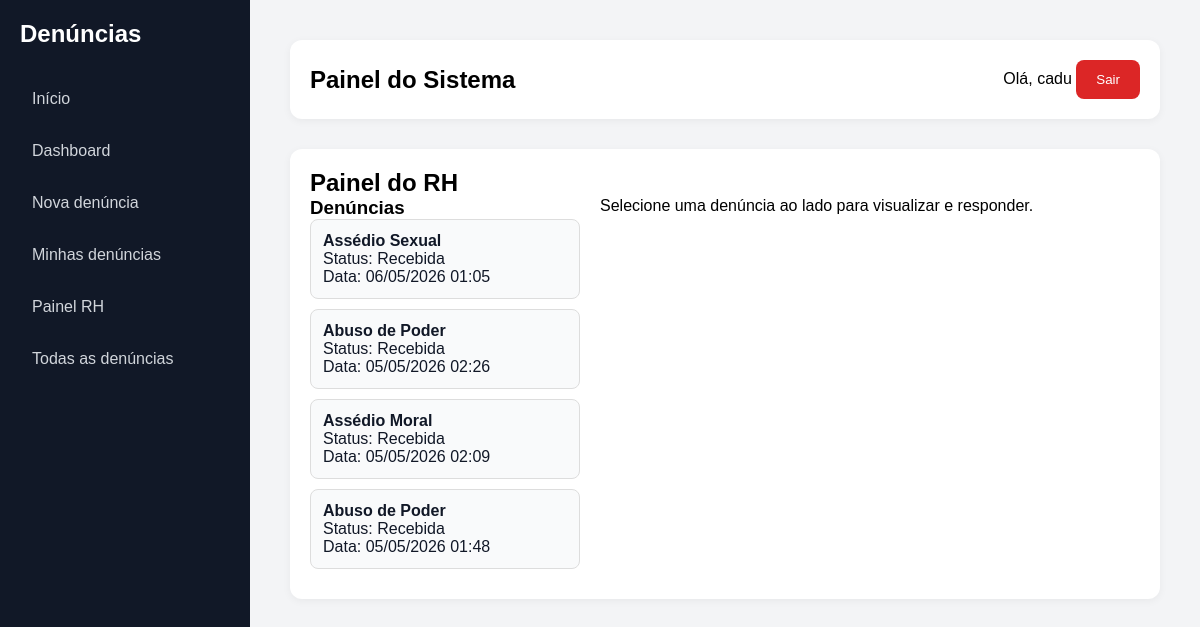
The app's page /painel-rh/ (signed in), older data.
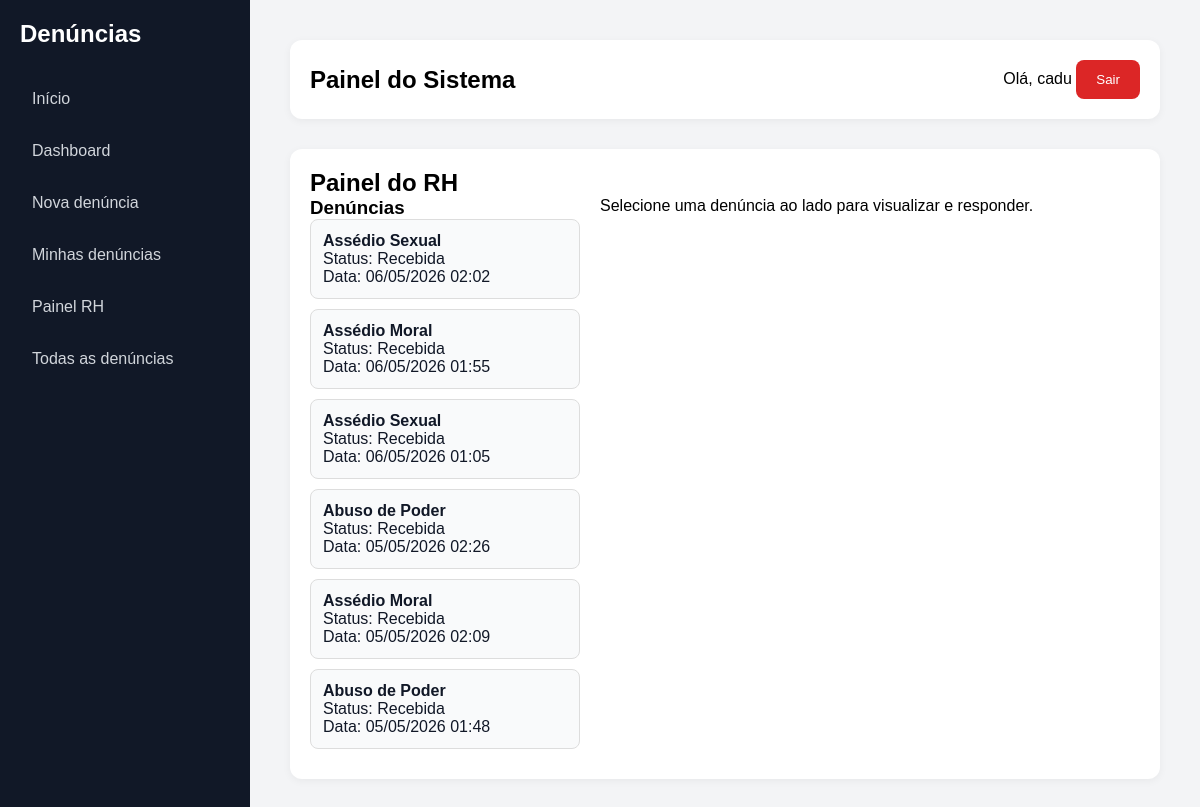
The same page, newer data.
### denuncias/models.py (models this page shows, shortened)
class Denuncia(models.Model):
    TIPOS = [
        ('moral', 'Assédio Moral'),
        ('sexual', 'Assédio Sexual'),
        ('abuso', 'Abuso de Poder'),
    ]
    STATUS = [
        ('recebida', 'Recebida'),
        ('analise', 'Em análise'),
        ('resolvida', 'Resolvida'),
    ]
    usuario = models.ForeignKey(
        User,
        on_delete=models.SET_NULL,
        null=True,
        blank=True
    )
    descricao = models.TextField()
    tipo = models.CharField(max_length=20, choices=TIPOS)
    anonima = models.BooleanField(default=False)
    status = models.CharField(max_length=20, choices=STATUS, default='recebida')
    data_criacao = models.DateTimeField(auto_now_add=True)
    resposta_rh = models.TextField(blank=True, null=True)

### denuncias/views.py (the view, shortened to what this page needs)
# urls.py: path('painel-rh/', painel_rh, name='painel_rh'),
@login_required
def painel_rh(request, denuncia_id=None):
    eh_rh = request.user.groups.filter(name='RH').exists()
    eh_admin = request.user.groups.filter(name='Administrador').exists()
    eh_superuser = request.user.is_superuser
    if not (eh_rh or eh_admin or eh_superuser):
        return redirect('home')
    denuncias = Denuncia.objects.all().order_by('-data_criacao')
    denuncia_selecionada = None
    form = None
    return render(request, 'denuncias/painel_rh.html', {
        'denuncias': denuncias,
        'denuncia_selecionada': denuncia_selecionada,
        'form': form,
    })

### denuncias/context_processors.py (called while the page is built)
def grupos_usuario(request):
    if not request.user.is_authenticated:
        return {
            'ui_rh': False,
            'ui_admin': False,
        }
    return {
        'ui_rh': request.user.groups.filter(name='RH').exists(),
        'ui_admin': request.user.groups.filter(name='Administrador').exists() or request.user.is_superuser,
    }

### denuncias/templates/denuncias/painel_rh.html
{% extends 'base.html' %}
{% block content %}
<h2>Painel do RH</h2>
<div style="display:grid; grid-template-columns: 1fr 2fr; gap:20px;">
    <div>
        <h3>Denúncias</h3>
        {% for d in denuncias %}
            <a href="/painel-rh/{{ d.id }}/" style="
                display:block;
                padding:12px;
                margin-bottom:10px;
                border:1px solid #ddd;
                border-radius:8px;
                text-decoration:none;
                color:#111827;
                background:#f9fafb;
            ">
                <strong>{{ d.get_tipo_display }}</strong><br>
                Status: {{ d.get_status_display }}<br>
                Data: {{ d.data_criacao|date:"d/m/Y H:i" }}
            </a>
        {% empty %}
            <p>Nenhuma denúncia encontrada.</p>
        {% endfor %}
    </div>
    <div>
        {% if denuncia_selecionada %}
            <h3>Detalhes da denúncia</h3>
            <p>
                <strong>Usuário:</strong>
                {% if denuncia_selecionada.anonima %}
                    Anônimo
                {% else %}
                    {{ denuncia_selecionada.usuario.username }}
                {% endif %}
            </p>
            <p><strong>Tipo:</strong> {{ denuncia_selecionada.get_tipo_display }}</p>
            <p><strong>Status:</strong> {{ denuncia_selecionada.get_status_display }}</p>
            <p><strong>Data:</strong> {{ denuncia_selecionada.data_criacao|date:"d/m/Y H:i" }}</p>
            <p>
                <strong>Descrição:</strong><br>
                {{ denuncia_selecionada.descricao }}
            </p>
            <hr style="margin:20px 0;">
            <h3>Responder denúncia</h3>
            <form method="post">
                {% csrf_token %}
                {{ form.as_p }}
                <button type="submit">Salvar resposta</button>
            </form>
        {% else %}
            <p>Selecione uma denúncia ao lado para visualizar e responder.</p>
        {% endif %}
    </div>
</div>
{% endblock %}

Row changes from the older to the newer data that the page shows:
added Denuncia: tipo "Assédio Sexual", status "Recebida", data_criacao "06/05/2026 02:02"
added Denuncia: tipo "Assédio Moral", status "Recebida", data_criacao "06/05/2026 01:55"
